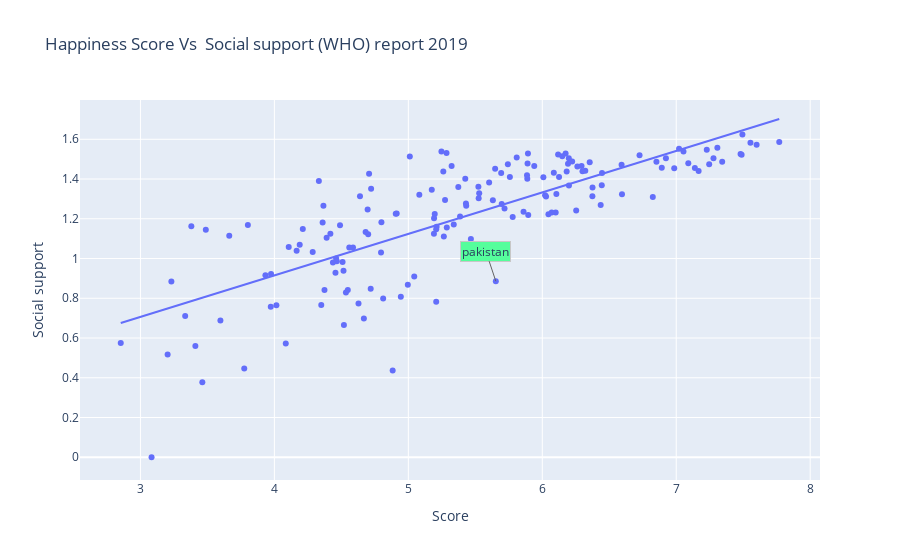

Notebook cell for this chart:
### Code cell
fig=px.scatter(df, x='Score', y='Social support', hover_data=['Country or region'],
               trendline='ols',
               title='Happiness Score Vs  Social support (WHO) report 2019')
fig.add_annotation(x=5.653,y=0.886, text='pakistan',
                   showarrow=True, arrowcolor='#636363', 
                   bgcolor='#55fe9c',bordercolor='#c7c7c7')
coor=df['Score'].corr(df['Social support'])
print('Correlation of Score and Social Support:',coor )
fig.show()

### Figure 1 — Plotly figure (JSON) as saved in the notebook; plotly's stock layout.template omitted (floating-point values rounded to 4 significant figures; data arrays with more than 128 entries replaced by an {"elided": "..."} marker saying what was removed)
{"data": [{"customdata": {"elided": "156x1 str values"}, "hovertemplate": "Score=%{x}<br>Social support=%{y}<br>Country or region=%{customdata[0]}<extra></extra>", "legendgroup": "", "marker": {"color": "#636efa", "symbol": "circle"}, "mode": "markers", "name": "", "orientation": "v", "showlegend": false, "type": "scatter", "x": {"elided": "156 float values"}, "xaxis": "x", "y": {"elided": "156 float values"}, "yaxis": "y"}, {"hovertemplate": "<b>OLS trendline</b><br>Social support = 0.208863 * Score + 0.0794744<br>R<sup>2</sup>=0.603819<br><br>Score=%{x}<br>Social support=%{y} <b>(trend)</b><extra></extra>", "legendgroup": "", "marker": {"color": "#636efa", "symbol": "circle"}, "mode": "lines", "name": "", "showlegend": false, "type": "scatter", "x": {"elided": "156 float values"}, "xaxis": "x", "y": {"elided": "156 float values"}, "yaxis": "y"}], "layout": {"annotations": [{"arrowcolor": "#636363", "bgcolor": "#55fe9c", "bordercolor": "#c7c7c7", "showarrow": true, "text": "pakistan", "x": 5.653, "y": 0.886}], "legend": {"tracegroupgap": 0}, "title": {"text": "Happiness Score Vs  Social support (WHO) report 2019"}, "xaxis": {"anchor": "y", "domain": [0, 1], "title": {"text": "Score"}}, "yaxis": {"anchor": "x", "domain": [0, 1], "title": {"text": "Social support"}}}}
